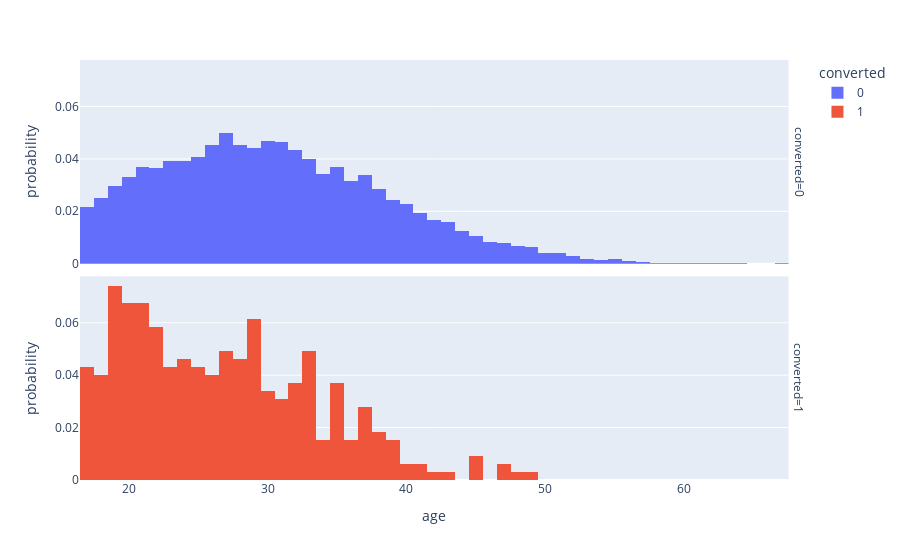
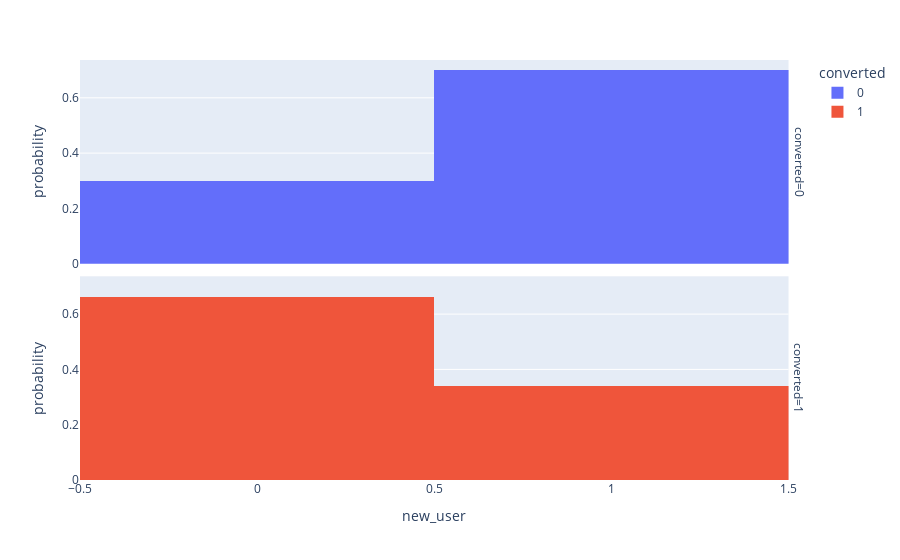
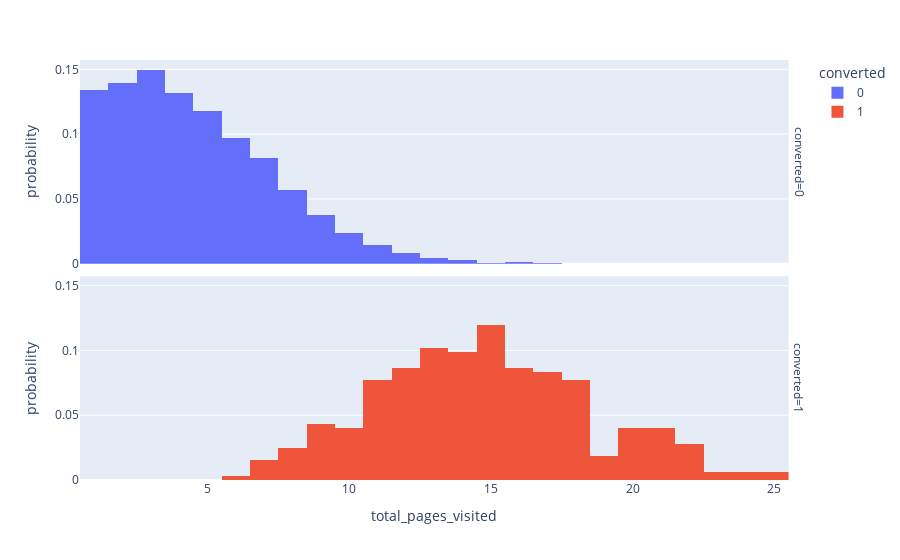

These figures' notebook cell, in order:
### Code cell
# Distribution of each numeric variable
for f in numeric_features:
    fig = px.histogram(data_sample, f, color = 'converted', facet_row = 'converted', histnorm = 'probability')
    fig.show()

### Figure 1 — Plotly figure (JSON) as saved in the notebook; plotly's stock layout.template omitted (floating-point values rounded to 4 significant figures; data arrays with more than 128 entries replaced by an {"elided": "..."} marker saying what was removed)
{"data": [{"alignmentgroup": "True", "bingroup": "x", "histnorm": "probability", "hovertemplate": "converted=0<br>age=%{x}<br>probability=%{y}<extra></extra>", "legendgroup": "0", "marker": {"color": "#636efa", "pattern": {"shape": ""}}, "name": "0", "offsetgroup": "0", "orientation": "v", "showlegend": true, "type": "histogram", "x": {"elided": "9675 int values"}, "xaxis": "x2", "yaxis": "y2"}, {"alignmentgroup": "True", "bingroup": "x", "histnorm": "probability", "hovertemplate": "converted=1<br>age=%{x}<br>probability=%{y}<extra></extra>", "legendgroup": "1", "marker": {"color": "#EF553B", "pattern": {"shape": ""}}, "name": "1", "offsetgroup": "1", "orientation": "v", "showlegend": true, "type": "histogram", "x": {"elided": "325 int values"}, "xaxis": "x", "yaxis": "y"}], "layout": {"annotations": [{"font": {}, "showarrow": false, "text": "converted=1", "textangle": 90, "x": 0.98, "xanchor": "left", "xref": "paper", "y": 0.2425, "yanchor": "middle", "yref": "paper"}, {"font": {}, "showarrow": false, "text": "converted=0", "textangle": 90, "x": 0.98, "xanchor": "left", "xref": "paper", "y": 0.7575, "yanchor": "middle", "yref": "paper"}], "barmode": "relative", "legend": {"title": {"text": "converted"}, "tracegroupgap": 0}, "margin": {"t": 60}, "xaxis": {"anchor": "y", "domain": [0, 0.98], "title": {"text": "age"}}, "xaxis2": {"anchor": "y2", "domain": [0, 0.98], "matches": "x", "showticklabels": false}, "yaxis": {"anchor": "x", "domain": [0, 0.485], "title": {"text": "probability"}}, "yaxis2": {"anchor": "x2", "domain": [0.515, 1], "matches": "y", "title": {"text": "probability"}}}}

### Figure 2 — Plotly figure (JSON) as saved in the notebook; plotly's stock layout.template omitted (floating-point values rounded to 4 significant figures; data arrays with more than 128 entries replaced by an {"elided": "..."} marker saying what was removed)
{"data": [{"alignmentgroup": "True", "bingroup": "x", "histnorm": "probability", "hovertemplate": "converted=0<br>new_user=%{x}<br>probability=%{y}<extra></extra>", "legendgroup": "0", "marker": {"color": "#636efa", "pattern": {"shape": ""}}, "name": "0", "offsetgroup": "0", "orientation": "v", "showlegend": true, "type": "histogram", "x": {"elided": "9675 int values"}, "xaxis": "x2", "yaxis": "y2"}, {"alignmentgroup": "True", "bingroup": "x", "histnorm": "probability", "hovertemplate": "converted=1<br>new_user=%{x}<br>probability=%{y}<extra></extra>", "legendgroup": "1", "marker": {"color": "#EF553B", "pattern": {"shape": ""}}, "name": "1", "offsetgroup": "1", "orientation": "v", "showlegend": true, "type": "histogram", "x": {"elided": "325 int values"}, "xaxis": "x", "yaxis": "y"}], "layout": {"annotations": [{"font": {}, "showarrow": false, "text": "converted=1", "textangle": 90, "x": 0.98, "xanchor": "left", "xref": "paper", "y": 0.2425, "yanchor": "middle", "yref": "paper"}, {"font": {}, "showarrow": false, "text": "converted=0", "textangle": 90, "x": 0.98, "xanchor": "left", "xref": "paper", "y": 0.7575, "yanchor": "middle", "yref": "paper"}], "barmode": "relative", "legend": {"title": {"text": "converted"}, "tracegroupgap": 0}, "margin": {"t": 60}, "xaxis": {"anchor": "y", "domain": [0, 0.98], "title": {"text": "new_user"}}, "xaxis2": {"anchor": "y2", "domain": [0, 0.98], "matches": "x", "showticklabels": false}, "yaxis": {"anchor": "x", "domain": [0, 0.485], "title": {"text": "probability"}}, "yaxis2": {"anchor": "x2", "domain": [0.515, 1], "matches": "y", "title": {"text": "probability"}}}}

### Figure 3 — Plotly figure (JSON) as saved in the notebook; plotly's stock layout.template omitted (floating-point values rounded to 4 significant figures; data arrays with more than 128 entries replaced by an {"elided": "..."} marker saying what was removed)
{"data": [{"alignmentgroup": "True", "bingroup": "x", "histnorm": "probability", "hovertemplate": "converted=0<br>total_pages_visited=%{x}<br>probability=%{y}<extra></extra>", "legendgroup": "0", "marker": {"color": "#636efa", "pattern": {"shape": ""}}, "name": "0", "offsetgroup": "0", "orientation": "v", "showlegend": true, "type": "histogram", "x": {"elided": "9675 int values"}, "xaxis": "x2", "yaxis": "y2"}, {"alignmentgroup": "True", "bingroup": "x", "histnorm": "probability", "hovertemplate": "converted=1<br>total_pages_visited=%{x}<br>probability=%{y}<extra></extra>", "legendgroup": "1", "marker": {"color": "#EF553B", "pattern": {"shape": ""}}, "name": "1", "offsetgroup": "1", "orientation": "v", "showlegend": true, "type": "histogram", "x": {"elided": "325 int values"}, "xaxis": "x", "yaxis": "y"}], "layout": {"annotations": [{"font": {}, "showarrow": false, "text": "converted=1", "textangle": 90, "x": 0.98, "xanchor": "left", "xref": "paper", "y": 0.2425, "yanchor": "middle", "yref": "paper"}, {"font": {}, "showarrow": false, "text": "converted=0", "textangle": 90, "x": 0.98, "xanchor": "left", "xref": "paper", "y": 0.7575, "yanchor": "middle", "yref": "paper"}], "barmode": "relative", "legend": {"title": {"text": "converted"}, "tracegroupgap": 0}, "margin": {"t": 60}, "xaxis": {"anchor": "y", "domain": [0, 0.98], "title": {"text": "total_pages_visited"}}, "xaxis2": {"anchor": "y2", "domain": [0, 0.98], "matches": "x", "showticklabels": false}, "yaxis": {"anchor": "x", "domain": [0, 0.485], "title": {"text": "probability"}}, "yaxis2": {"anchor": "x2", "domain": [0.515, 1], "matches": "y", "title": {"text": "probability"}}}}
